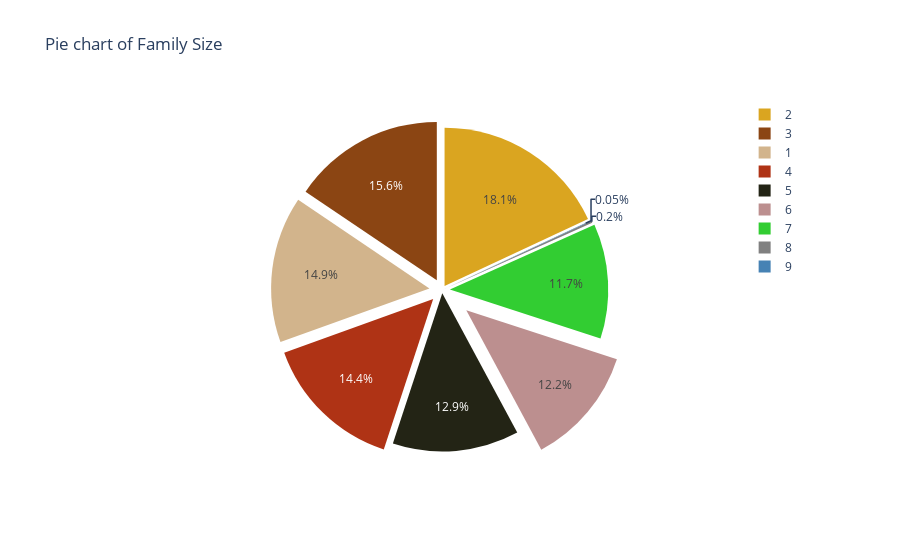

Notebook code for this chart:
### Code cell
# Create labels using all unique values in the column named "Family"
labels = family_df["Family Size"].unique()

# Group by count of the "Family" column
values = family_df["Counts"]

# Custom define a list of colors to be used for the pie chart
earth_colors = [
    "rgb(210,180,140)",
    "rgb(218,165,32)",
    "rgb(139,69,19)",
    "rgb(175, 51, 21)",
    "rgb(35, 36, 21)",
    "rgb(188,143,143)",
    "rgb(50, 205, 50)",
    "rgb(128, 128, 128)",
    "rgb(70, 130, 180)",
]

# Define the actual figure using the dimension: Family
# Note that a pull keyword was specified to explode pie pieces out of the center
fig = go.Figure(
    data=[
        go.Pie(
            labels=labels,
            values=values,
            # pull is given as a fraction of the pie radius
            pull=[0.08, 0.03, 0.07, 0.08, 0.02, 0.2, 0.05, 0.04, 0],
            # Iterate through earth_colors list to color individual pie pieces
            marker_colors=earth_colors,
        )
    ]
)

# Update layout to show a title
fig.update_layout(title_text="Pie chart of Family Size")

# Display the figure
fig.show()

### Figure 1 — Plotly figure (JSON) as saved in the notebook; plotly's stock layout.template omitted (floating-point values rounded to 4 significant figures)
{"data": [{"labels": [1, 2, 3, 4, 5, 6, 7, 8, 9], "marker": {"colors": ["rgb(210,180,140)", "rgb(218,165,32)", "rgb(139,69,19)", "rgb(175, 51, 21)", "rgb(35, 36, 21)", "rgb(188,143,143)", "rgb(50, 205, 50)", "rgb(128, 128, 128)", "rgb(70, 130, 180)"]}, "pull": [0.08, 0.03, 0.07, 0.08, 0.02, 0.2, 0.05, 0.04, 0], "type": "pie", "values": [299, 361, 311, 289, 258, 243, 234, 4, 1]}], "layout": {"title": {"text": "Pie chart of Family Size"}}}
